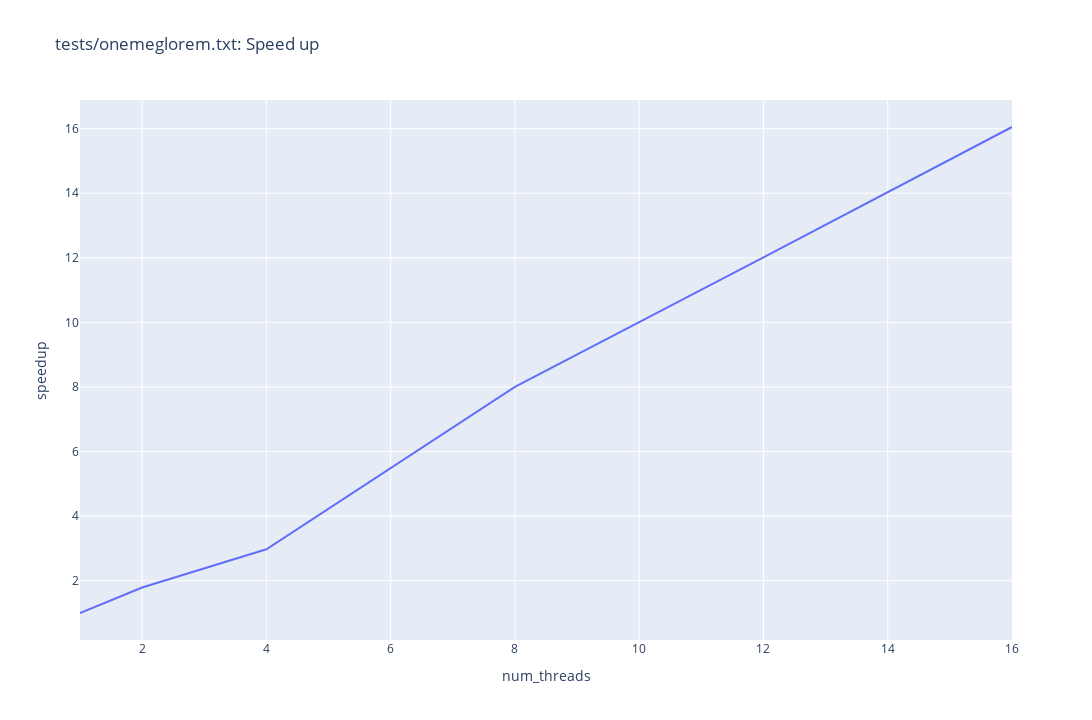
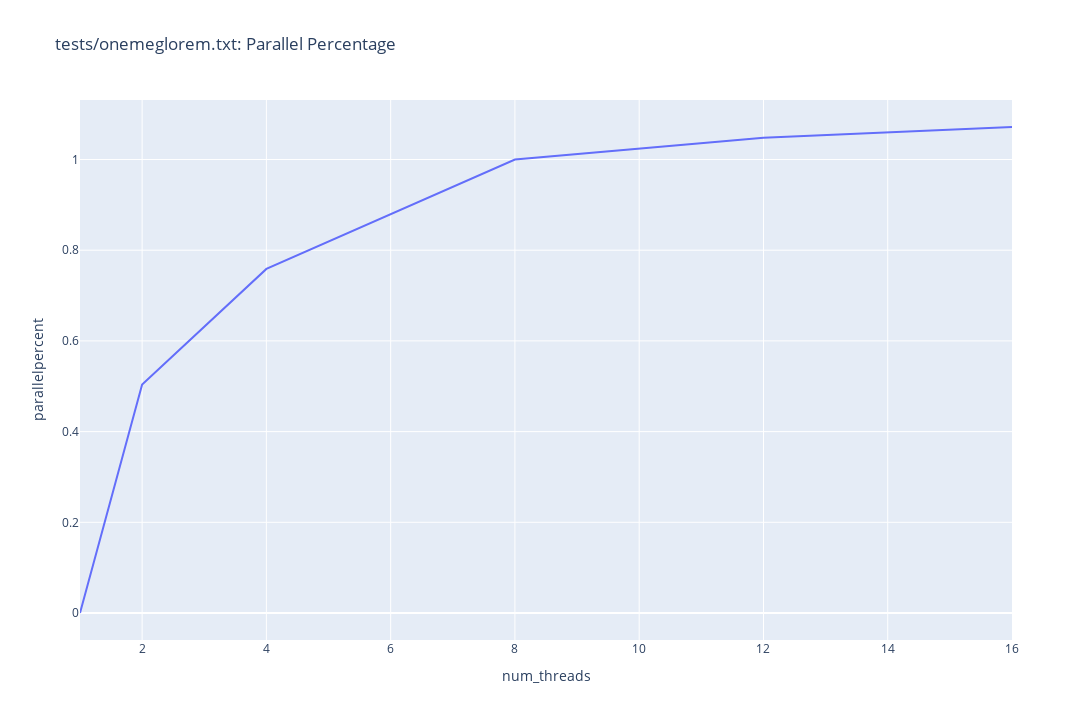
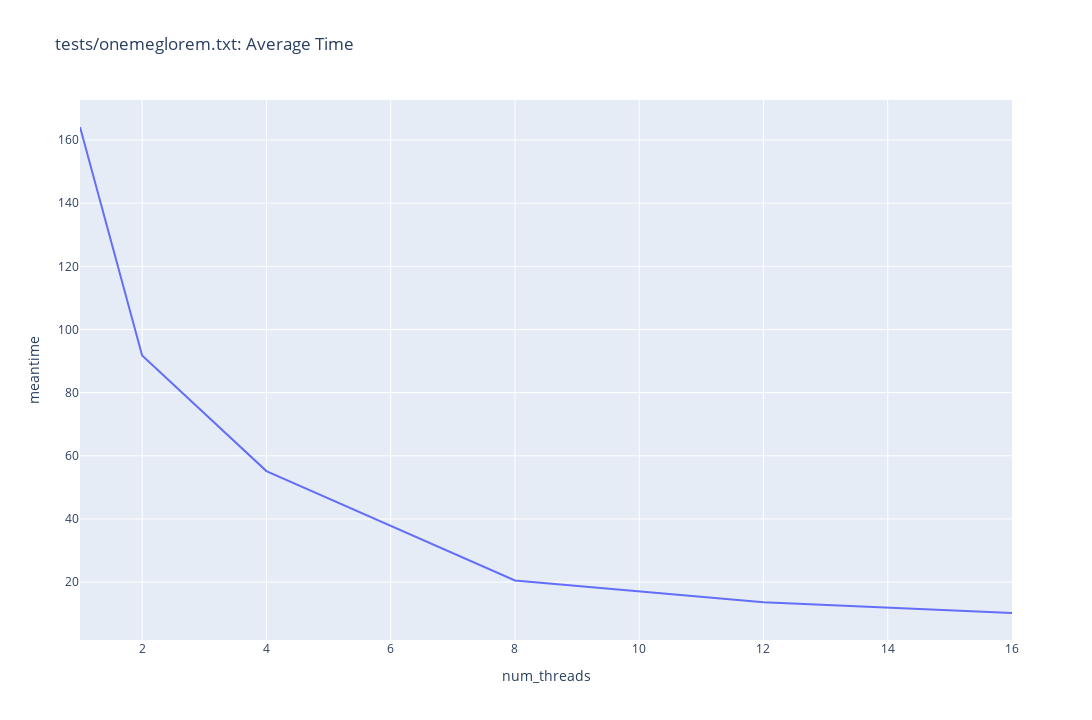

The code cell stored with these charts, in order, in its notebook:
### Code cell
amdahs_ = calcamdahlforinput(evaldf, infile)
[print(n) for n in amdahs_]
amdf = pd.DataFrame(amdahs_, columns=["num_threads", "speedup", "parallelpercent", "meantime"])
fig = px.line(amdf, x="num_threads", y="speedup", height=height, width=width, title=f"{infile}: Speed up")
fig.show()
fig = px.line(amdf, x="num_threads", y="parallelpercent", height=height, width=width, title=f"{infile}: Parallel Percentage")
fig.show()
fig = px.line(amdf, x="num_threads", y="meantime", height=height, width=width, title=f"{infile}: Average Time")
fig.show()

### Figure 1 — Plotly figure (JSON) as saved in the notebook; plotly's stock layout.template omitted (floating-point values rounded to 4 significant figures)
{"data": [{"hovertemplate": "num_threads=%{x}<br>speedup=%{y}<extra></extra>", "legendgroup": "", "line": {"color": "#636efa", "dash": "solid"}, "marker": {"symbol": "circle"}, "mode": "lines", "name": "", "orientation": "v", "showlegend": false, "type": "scatter", "x": [1, 2, 4, 8, 12, 16], "xaxis": "x", "y": [1, 1.788, 2.975, 8.001, 12.01, 16.05], "yaxis": "y"}], "layout": {"height": 720, "legend": {"tracegroupgap": 0}, "title": {"text": "tests/onemeglorem.txt: Speed up"}, "width": 1280, "xaxis": {"anchor": "y", "autorange": true, "domain": [0, 1], "range": [1, 16], "title": {"text": "num_threads"}, "type": "linear"}, "yaxis": {"anchor": "x", "autorange": true, "domain": [0, 1], "range": [0.1638, 16.89], "title": {"text": "speedup"}, "type": "linear"}}}

### Figure 2 — Plotly figure (JSON) as saved in the notebook; plotly's stock layout.template omitted (floating-point values rounded to 4 significant figures)
{"data": [{"hovertemplate": "num_threads=%{x}<br>parallelpercent=%{y}<extra></extra>", "legendgroup": "", "line": {"color": "#636efa", "dash": "solid"}, "marker": {"symbol": "circle"}, "mode": "lines", "name": "", "orientation": "v", "showlegend": false, "type": "scatter", "x": [1, 2, 4, 8, 12, 16], "xaxis": "x", "y": [0, 0.5038, 0.7587, 1.0, 1.048, 1.072], "yaxis": "y"}], "layout": {"height": 720, "legend": {"tracegroupgap": 0}, "title": {"text": "tests/onemeglorem.txt: Parallel Percentage"}, "width": 1280, "xaxis": {"anchor": "y", "autorange": true, "domain": [0, 1], "range": [1, 16], "title": {"text": "num_threads"}, "type": "linear"}, "yaxis": {"anchor": "x", "autorange": true, "domain": [0, 1], "range": [-0.05954, 1.131], "title": {"text": "parallelpercent"}, "type": "linear"}}}

### Figure 3 — Plotly figure (JSON) as saved in the notebook; plotly's stock layout.template omitted (floating-point values rounded to 4 significant figures)
{"data": [{"hovertemplate": "num_threads=%{x}<br>meantime=%{y}<extra></extra>", "legendgroup": "", "line": {"color": "#636efa", "dash": "solid"}, "marker": {"symbol": "circle"}, "mode": "lines", "name": "", "orientation": "v", "showlegend": false, "type": "scatter", "x": [1, 2, 4, 8, 12, 16], "xaxis": "x", "y": [164.1, 91.76, 55.17, 20.51, 13.66, 10.22], "yaxis": "y"}], "layout": {"height": 720, "legend": {"tracegroupgap": 0}, "title": {"text": "tests/onemeglorem.txt: Average Time"}, "width": 1280, "xaxis": {"anchor": "y", "autorange": true, "domain": [0, 1], "range": [1, 16], "title": {"text": "num_threads"}, "type": "linear"}, "yaxis": {"anchor": "x", "autorange": true, "domain": [0, 1], "range": [1.675, 172.7], "title": {"text": "meantime"}, "type": "linear"}}}
